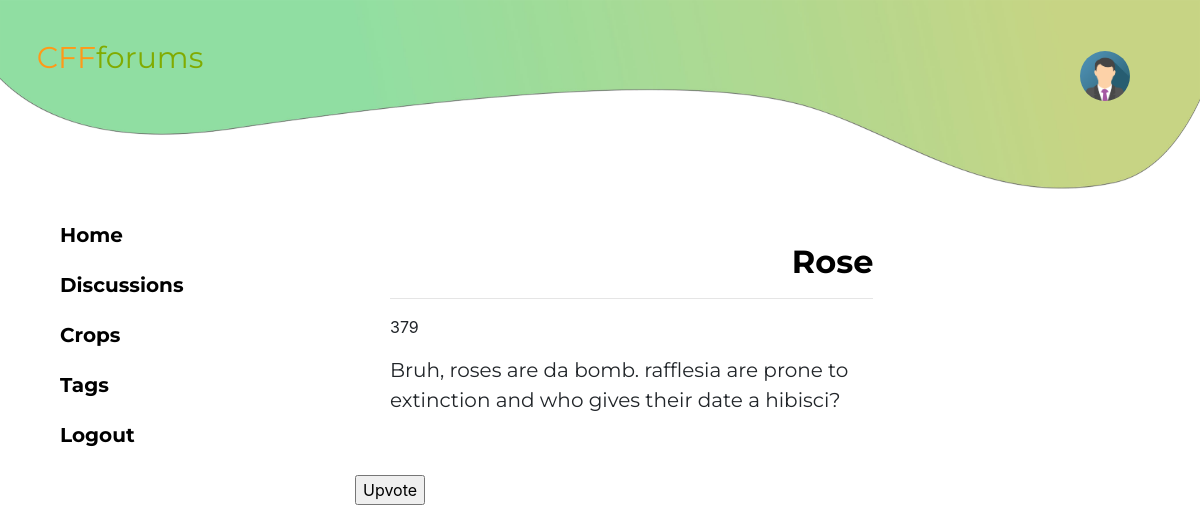
Screenshot of /directory/Main/php/specificquestion.php?cthreadID=3 (signed in) with the database file from the repository.
### tables this page shows
CREATE TABLE `thread` (
  `ThreadID` int(10) NOT NULL,
  `ThreadModeratorID` int(10) NOT NULL,
  `ThreadUserID` int(10) NOT NULL,
  `ThreadSubject` varchar(255) NOT NULL,
  `ThreadDescription` varchar(500) NOT NULL,
  `ThreadVoteCount` int(10) NOT NULL,
  `ThreadSubscribedUserID` int(10) NOT NULL,
  `ThreadSubscribeduserCount` int(10) NOT NULL,
  `ThreadViewsCount` int(10) NOT NULL,
  `ThreadAnswersCount` int(10) NOT NULL,
  `ThreadCreatedDate` timestamp NOT NULL DEFAULT CURRENT_TIMESTAMP
);

### directory/Main/php/specificquestion.php (the view, shortened to what this page needs)
<!DOCTYPE html>
<html>
<head>
<link href="../../resources/css/bootstrap.min.css" rel="stylesheet">
<link href="../../resources/css/specificquestionstyle.css" rel="stylesheet">
</head>
<body>
<div class="container-fluid">
  <div class="header">
    <div class="logo">
      <a href="home.php" style="text-decoration:none;"><font color=#ff9918>CFF</font><font color=#81ab00>forums</font></a>
    </div>
    <a href="profile.php"><img src="../../resources/img/avatar.png" alt="Avatar" class="avatar"></a>
    <div class='container-1'>
    <img src="../../resources/img/navbar-x2.png" alt="header" width=100% height=300px>
      </div>
    </div>
    <br />
    <div class="nav-bar">
      <a href="home.php" class="nav-link">Home</a>
      <a href="discussion.php" class="nav-link">Discussions</a>
      <a href="crops.php" class="nav-link">Crops</a>
      <a href="tags.php" class="nav-link">Tags</a>
      <a href="logout.php" class="nav-link">Logout</a>
    </div>
    <div class="main-body">
    <div class="col-md-8">
        <?php
        include("config.php");
        $threadID = $_GET['cthreadID'];
        $sql = "SELECT * FROM thread WHERE ThreadID ='".$threadID."'";
        $res = mysqli_query($link,$sql);
        $threads = "";
        if(mysqli_num_rows($res) > 0){
          while($row = mysqli_fetch_assoc($res)){
            $title = $row['ThreadSubject'];
            $description = $row['ThreadDescription'];
            $votecount = $row['ThreadVoteCount'];
            $threads .= "
                          <div class='card-body'>
                <h2 class='card-title'><font size='6'>".$title."</font></h2>
                                <hr/>
                <p>".$votecount."</p>
                <p class='card-text'>".$description."</p>
                  <br>
                         </div>";
          }
          echo $threads;
        }
        else {
          echo "<a href='home.php'>Return to Home</a><hr />";
          echo "<p>There has been an error displaying this page.";
        }
        ?>
 </div>
     <form method="post">
       <input type="submit" name="upvote" id="upvote" value="Upvote"/>
      </form>
    </div>
</body>

### directory/Resources/css/specificquestionstyle.css (style rules this page uses)
* { box-sizing: border-box; }
.header { position: absolute; top: 0; left: 0; right: 0; }
.logo { position: absolute; top: 30%; left: 10%; transform: translate(-50%, -50%); font-size: 30px; font-family: Arial; text-decoration: none; }
a { text-decoration: none; color: black; }
.avatar { position:absolute; top: 17%; left: 90%; width: 50px; height: 50px; border-radius: 50%; z-index: 1; }
.card-title { font-size: 7px; font-family: 'Montserrat', sans-serif; font-weight: 550; margin-top: -7%; margin-left: 0%; margin-bottom: 3%; }
.card-text { font-family: 'Montserrat', sans-serif; font-size: 20px; margin-top:2%; }

### directory/Main/php/specificquestion.php (style rules this page uses)
.card-title { font-family: 'Montserrat', sans-serif; font-size: 23px; font-weight: bold; padding-left: 15px; text-align: right; color: rgb(0, 0, 0); }
.nav-bar { width: 200px; position: fixed; z-index: 1; top: 200px; left: 30px; background: transparent; overflow-x: hidden; padding: 10px 10px; }
.nav-bar a { padding: 10px 20px 10px 20px; text-decoration: bold; font-size: 20px; color: rgb(0, 0, 0); display: block; }
.nav-link { font-family: 'Montserrat', sans-serif; font-weight: bold; }
.logo { position: absolute; top: 19%; left: 10%; transform: translate(-50%, -50%); font-size: 30px; font-weight: normal; font-family: 'Montserrat', sans-serif; text-decoration: none; }
.container-1 { padding-right:-200px; }
.main-body { padding-left:340px; padding-top:200px; padding-bottom:0px; }

### rows the page displays
thread: ThreadSubject "Rose", ThreadVoteCount "379", ThreadDescription "Bruh, roses are da bomb. rafflesia are prone to extinction and who gives their date a hibisci?"
